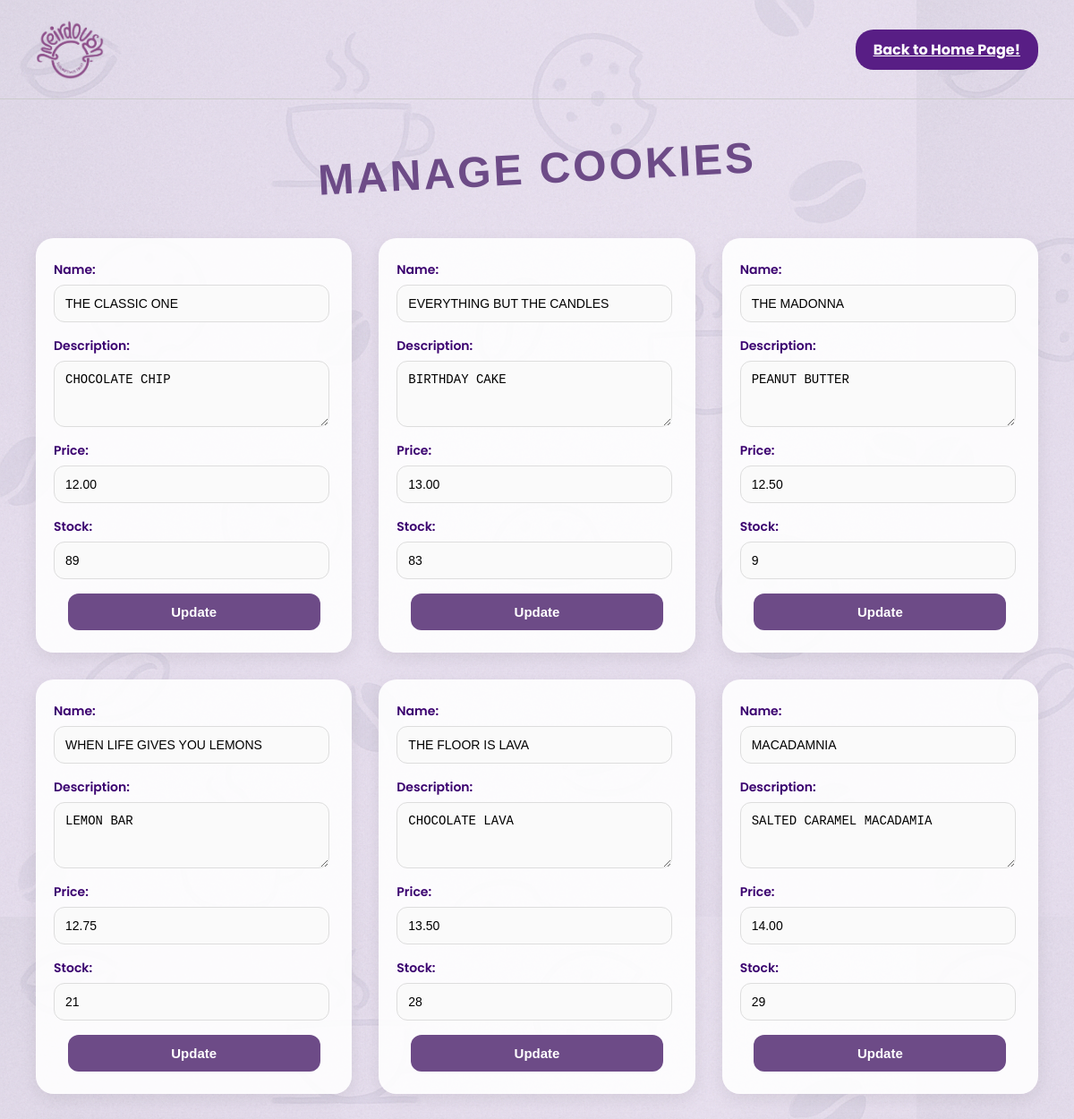
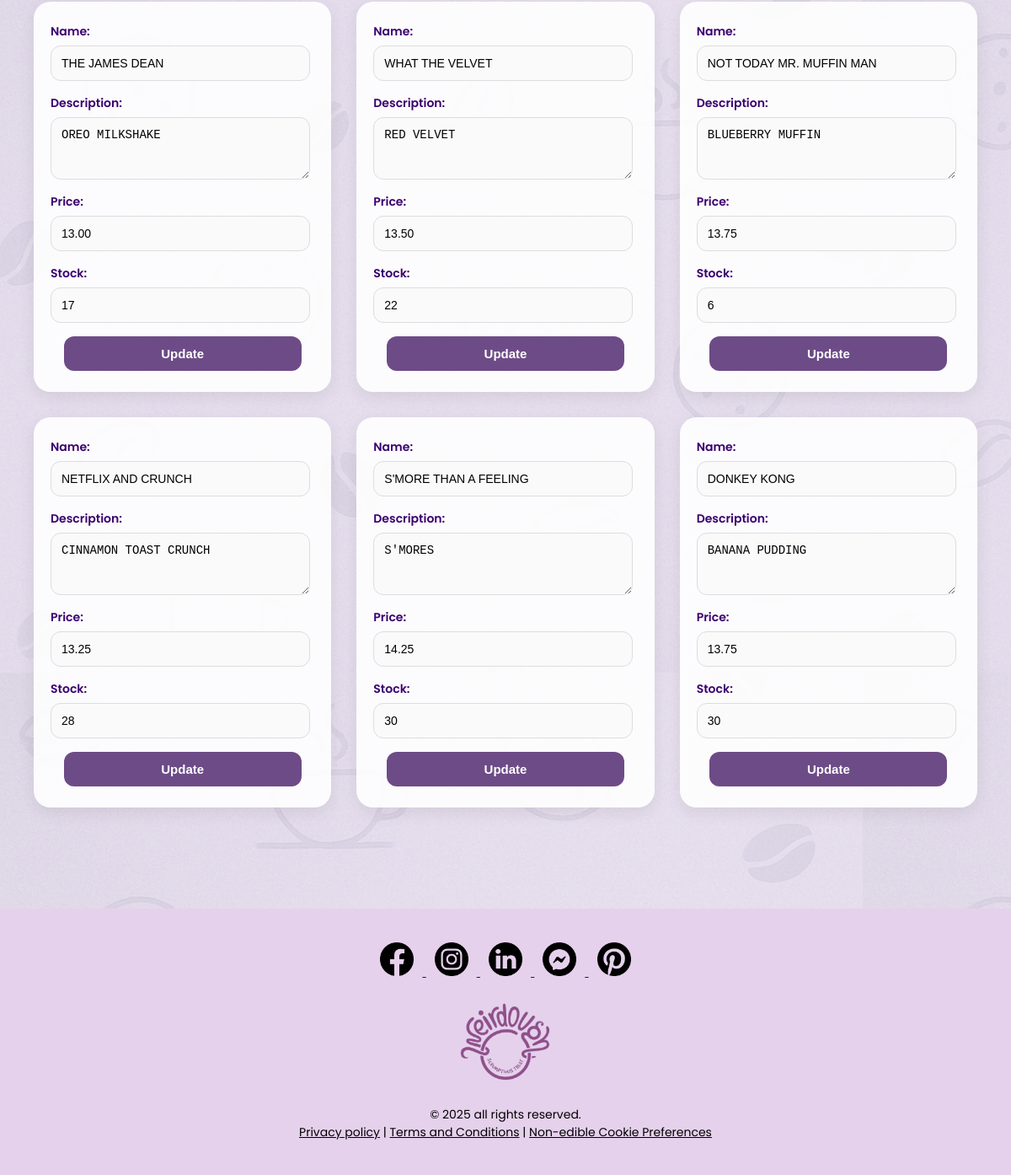
/update-stock.php (signed in), run on the app's committed database (2 pictures, top to bottom).
### tables this page shows
CREATE TABLE IF NOT EXISTS `cookies` (
  `id` int NOT NULL AUTO_INCREMENT,
  `name` varchar(255) NOT NULL,
  `description` varchar(255) DEFAULT NULL,
  `price` decimal(6,2) NOT NULL,
  `image_url` text,
  `stock` int DEFAULT NULL,
  PRIMARY KEY (`id`)
);

### update-stock.php (the view, shortened to what this page needs)
<?php
$conn = new mysqli("localhost", "root", "", "weirdough");
$cookies = $conn->query("SELECT * FROM cookies");
?>
<!DOCTYPE html>
<html lang="en">
<head>
</head>
<body>
      <header>
          <img src="weirdough-logo.png" alt="WeirDough Logo" class="logo">
          <a href="index.php" class="order-button">Back to Home Page!</a>
  </header>
<h1>Manage Cookies</h1>
<div class="grid">
    <?php while ($row = $cookies->fetch_assoc()): ?>
        <form class="card" method="POST" action="update-stock.php">
            <label>Name:</label>
            <input type="text" name="name" value="<?= htmlspecialchars($row['name']) ?>" required />
            <label>Description:</label>
            <textarea name="description" rows="3" required><?= htmlspecialchars($row['description']) ?></textarea>
            <label>Price:</label>
            <input type="number" name="price" step="0.01" value="<?= $row['price'] ?>" required />
            <label>Stock:</label>
            <input type="number" name="stock" value="<?= $row['stock'] ?>" required />
            <button type="submit">Update</button>
        </form>
    <?php endwhile; ?>
</div>
<footer style="background-color: #E6D1EC; text-align: center; padding: 40px 20px;">
    <div style="margin-bottom: 20px;">
      <a href="https://www.facebook.com/itsweirdough/?locale=cx_PH" target="_blank">
        <img src="icon1.png" alt="Facebook" width="40" style="margin: 0 10px;">
      </a>
      <a href="https://www.instagram.com/itsweirdoughsa/?hl=en" target="_blank">
        <img src="icon2.png" alt="Instagram" width="40" style="margin: 0 10px;">
      </a>
      <a href="https://www.linkedin.com/company/weirdough-bakehouse/?originalSubdomain=ae" target="_blank">
        <img src="icon3.png" alt="LinkedIn" width="40" style="margin: 0 10px;">
      </a>
      <a href="https://www.facebook.com/messages/t/726246864387992" target="_blank">
        <img src="icon4.png" alt="Messenger" width="40" style="margin: 0 10px;">
      </a>
      <a href="https://www.pinterest.com/resta309/weirdough/" target="_blank">
        <img src="icon5.png" alt="Pinterest" width="40" style="margin: 0 10px;">
      </a>
    </div>
    <div style="margin-bottom: 20px;">
      <img src="weirdough-logo.png" alt="WeirDough Logo" style="height: 100px;">
    </div>
    <div style="font-size: 14px; color: #000;">
      © 2025 all rights reserved.<br>
      <a href="#" style="color: #000;">Privacy policy</a> |
      <a href="#" style="color: #000;">Terms and Conditions</a> |
      <a href="#" style="color: #000;">Non-edible Cookie Preferences</a>
    </div>
  </footer>
</body>
</html>

### data on the page
cookies: name "THE CLASSIC ONE", description "CHOCOLATE CHIP", price "12.00", stock "89"
cookies: name "EVERYTHING BUT THE CANDLES", description "BIRTHDAY CAKE", price "13.00", stock "83"
cookies: name "THE MADONNA", description "PEANUT BUTTER", price "12.50", stock "9"
cookies: name "WHEN LIFE GIVES YOU LEMONS", description "LEMON BAR", price "12.75", stock "21"
cookies: name "THE FLOOR IS LAVA", description "CHOCOLATE LAVA", price "13.50", stock "28"
cookies: name "MACADAMNIA", description "SALTED CARAMEL MACADAMIA", price "14.00", stock "29"
cookies: name "THE JAMES DEAN", description "OREO MILKSHAKE", price "13.00", stock "17"
cookies: name "WHAT THE VELVET", description "RED VELVET", price "13.50", stock "22"
cookies: name "NOT TODAY MR. MUFFIN MAN", description "BLUEBERRY MUFFIN", price "13.75", stock "6"
cookies: name "NETFLIX AND CRUNCH", description "CINNAMON TOAST CRUNCH", price "13.25", stock "28"
cookies: name "S'MORE THAN A FEELING", description "S'MORES", price "14.25", stock "30"
cookies: name "DONKEY KONG", description "BANANA PUDDING", price "13.75", stock "30"
